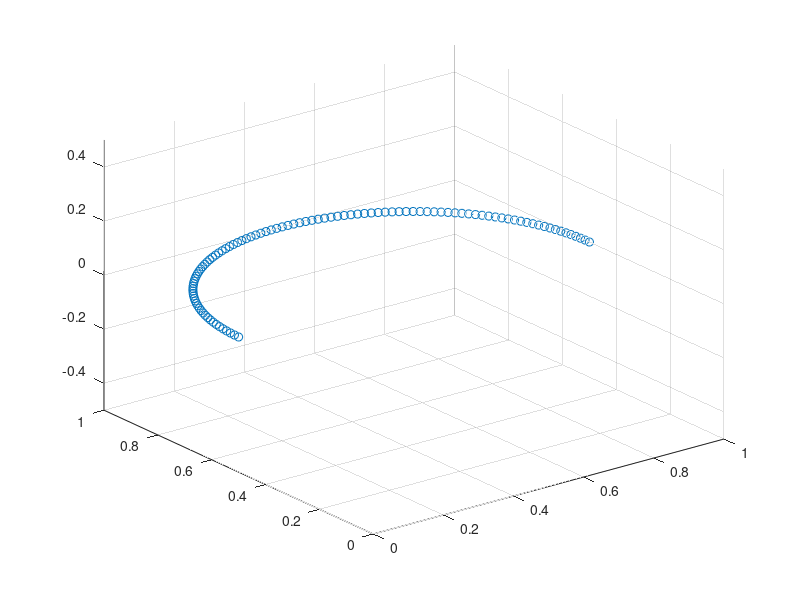
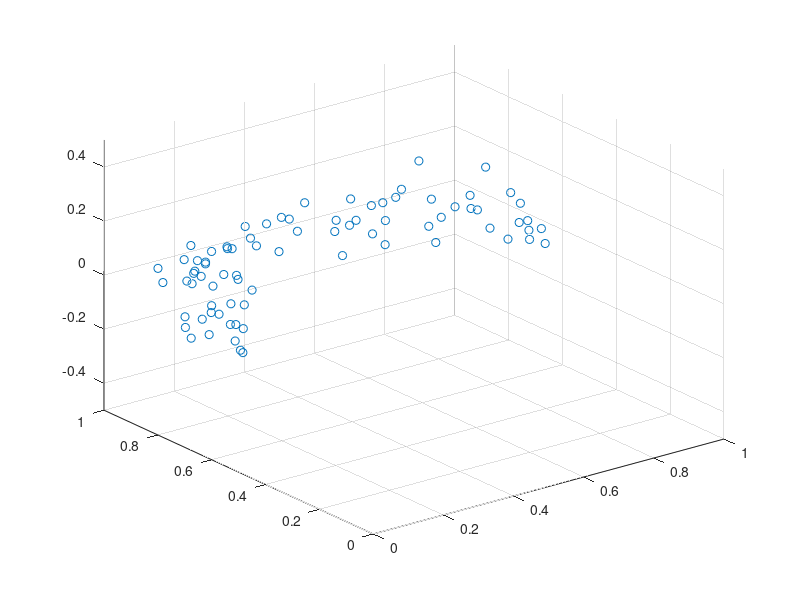
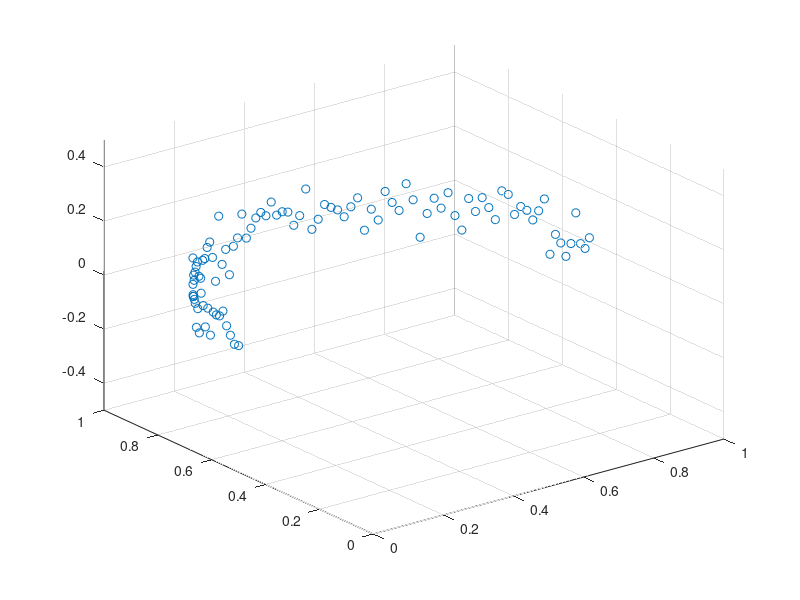

The MATLAB source for these figures, in order: (Note: this script raises an error after producing the figures.)
clear ;
close all ;

n = 100 ;
m = 2 ;
sigma = 0.05 ; %Gaussian(isotropic) noise variance

%original sample=================

%[0,1], [0,1] uniform
%X = rand(n,m) ; 

%semi circle
% X_1 = linspace(0,1,n)' ;
% X_2 = [0.5 + sqrt(0.5 ^ 2 - ( X_1 - 0.5) .^ 2)] ;
% X = [X_1, X_2] ;

%semi circle
theta = linspace(0, pi, n)' ;
X = [0.5 + 0.5 * cos(theta), 0.5 + 0.5 * sin(theta)] ;

X = [X, zeros(n,1)] ;
figure ;
scatter3(X(:,1), X(:,2), X(:,3)) ;
axis([0,1,0,1,-0.5,0.5]) ;
%original sample END=================

%sample with noise
Xn = X + randn(n,m+1) * sigma ;
figure ;
scatter3(Xn(:,1), Xn(:,2), Xn(:,3)) ;
axis([0,1,0,1,-0.5,0.5]) ;

%noise only in the extra direction ;
Xnn = [X(:, 1:2), randn(n,1) * sigma] ;
figure ;
scatter3(Xnn(:,1), Xnn(:,2), Xnn(:,3)) ;
axis([0,1,0,1,-0.5,0.5]) ;

%distance^2
%watch out for the square
D = dist(X').^2 ;
Dn = dist(Xn').^2 ;
Dnn = dist(Xnn').^2 ;

%centering matrix
J = eye(n,n) - repmat(1/n,n,n) ;

%MDS
B = -0.5 * J * D * J ;
[v, d] = eig(B) ;
x = v * (d .^ 0.5) ;
Bn = -0.5 * J * Dn * J ;
[vn, dn] = eig(Bn) ;
xn = vn * (dn .^ 0.5) ;
Bnn = -0.5 * J * Dnn * J ;
[vnn, dnn] = eig(Bnn) ;
xnn = vnn * (dnn .^ 0.5) ;

figure ;
hold on ;
subplot(2,2,1) ;
scatter(X(:,1), X(:,2)) ;
subplot(2,2,2) ;
scatter(x(:,1), x(:,2)) ;
subplot(2,2,3) ;
scatter(xn(:,1), xn(:,2)) ;
subplot(2,2,4) ;
scatter(xnn(:,1), xnn(:,2)) ;
